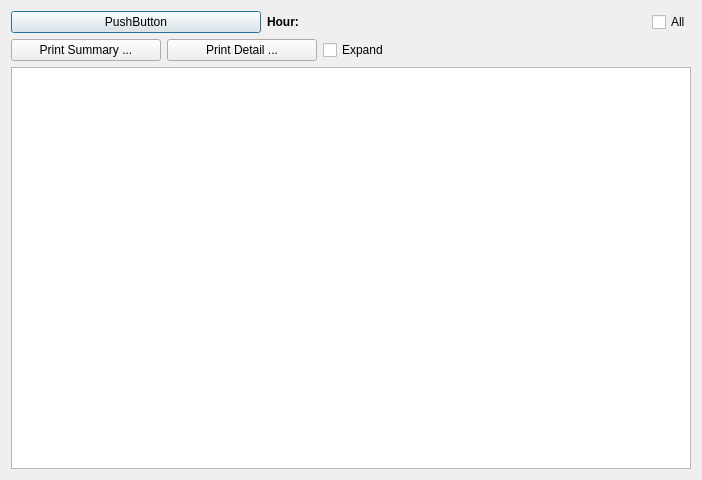
<?xml version="1.0" encoding="UTF-8"?>
<ui version="4.0">
 <class>CommLogForm</class>
 <widget class="QDialog" name="CommLogForm">
  <property name="geometry">
   <rect>
    <x>0</x>
    <y>0</y>
    <width>702</width>
    <height>480</height>
   </rect>
  </property>
  <property name="windowTitle">
   <string>Dialog</string>
  </property>
  <layout class="QVBoxLayout" name="verticalLayout">
   <item>
    <layout class="QHBoxLayout" name="horizontalLayout_3" stretch="0,1,0">
     <item>
      <layout class="QHBoxLayout" name="horizontalLayout_2" stretch="0">
       <item>
        <widget class="QPushButton" name="btnDateTime">
         <property name="minimumSize">
          <size>
           <width>250</width>
           <height>0</height>
          </size>
         </property>
         <property name="text">
          <string>PushButton</string>
         </property>
        </widget>
       </item>
      </layout>
     </item>
     <item>
      <layout class="QHBoxLayout" name="hlHour">
       <item>
        <widget class="QLabel" name="lblSelHours">
         <property name="font">
          <font>
           <bold>true</bold>
          </font>
         </property>
         <property name="text">
          <string>Hour:</string>
         </property>
        </widget>
       </item>
      </layout>
     </item>
     <item>
      <widget class="QCheckBox" name="cbAllHours">
       <property name="text">
        <string>All</string>
       </property>
      </widget>
     </item>
    </layout>
   </item>
   <item>
    <layout class="QHBoxLayout" name="horizontalLayout" stretch="0,0,0">
     <item>
      <widget class="QPushButton" name="btnPrintSum">
       <property name="maximumSize">
        <size>
         <width>150</width>
         <height>16777215</height>
        </size>
       </property>
       <property name="text">
        <string>Print Summary ...</string>
       </property>
      </widget>
     </item>
     <item>
      <widget class="QPushButton" name="btnPrintDtl">
       <property name="maximumSize">
        <size>
         <width>150</width>
         <height>16777215</height>
        </size>
       </property>
       <property name="text">
        <string>Print Detail ...</string>
       </property>
      </widget>
     </item>
     <item>
      <widget class="QCheckBox" name="cbExpand">
       <property name="text">
        <string>Expand</string>
       </property>
      </widget>
     </item>
    </layout>
   </item>
   <item>
    <widget class="QTreeView" name="tvCommLog"/>
   </item>
  </layout>
 </widget>
 <resources/>
 <connections/>
</ui>
